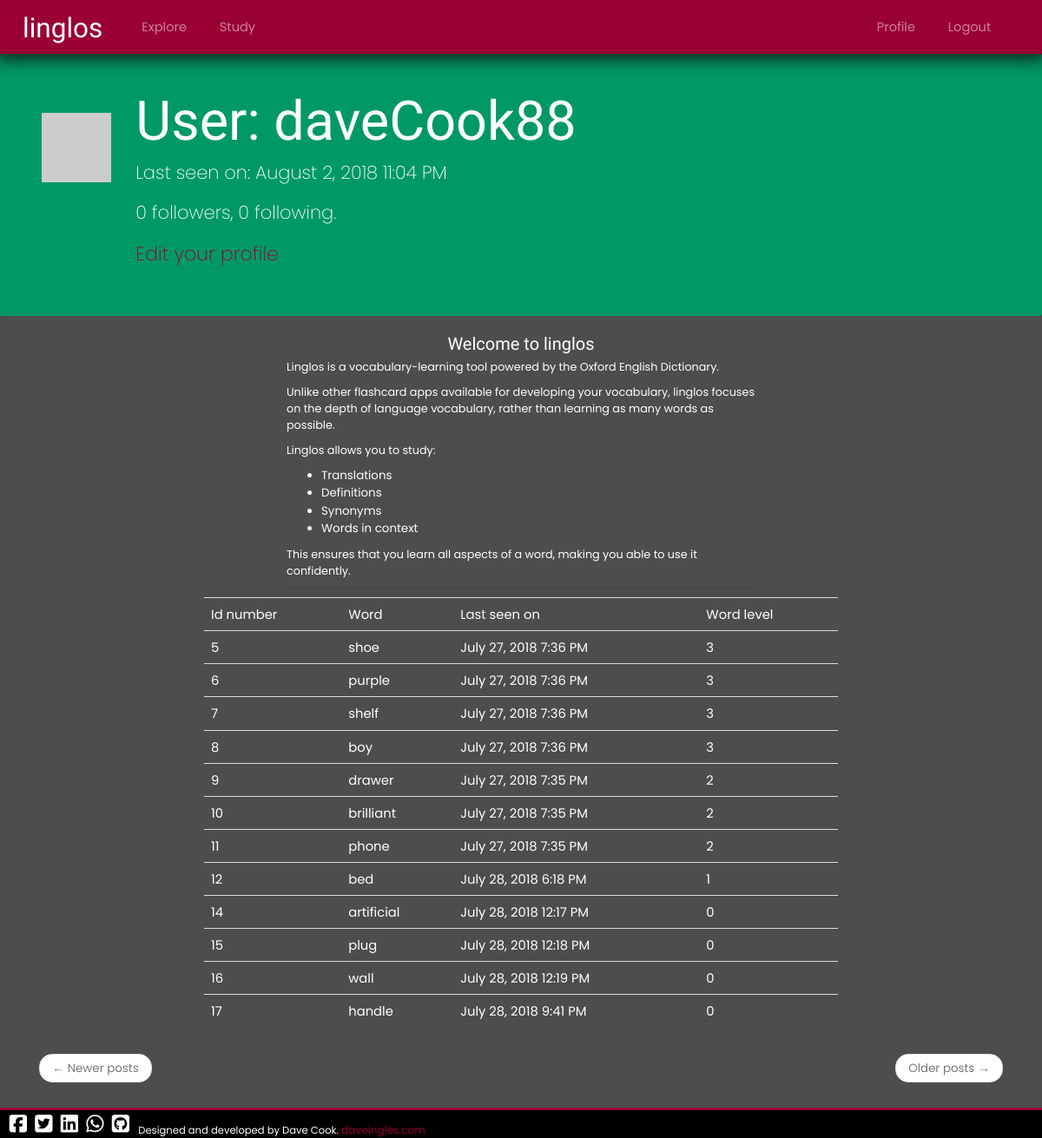
Page /user/daveCook88 (signed in) on the committed database.
### app/models.py (models this page shows, shortened)
class User(UserMixin, db.Model):
	id = db.Column(db.Integer, primary_key=True)
	username = db.Column(db.String(64), index=True, unique=True)
	email = db.Column(db.String(120), index=True, unique=True)
	password_hash = db.Column(db.String(128))
	posts = db.relationship('Post', backref='author', lazy='dynamic')
	about_me = db.Column(db.String(140))
	last_seen = db.Column(db.DateTime, default=datetime.utcnow)
	followed = db.relationship(
		'User', secondary=followers,
		primaryjoin=(followers.c.follower_id == id),
		secondaryjoin=(followers.c.followed_id == id),
		backref=db.backref('followers', lazy='dynamic'), lazy='dynamic'
	)
	points = db.Column(db.Integer)
	native_language = db.Column(db.String(2))
	target_language = db.Column(db.String(2))
	calls_this_month = db.Column(db.Integer, default=0)
	max_calls_per_month = db.Column(db.Integer, default=50)
	last_call = db.Column(db.DateTime)
	studied_this_session = []
	def get_wordlist(self):
		l = (db.session.query(
			Word.id,Word.body,UserWordList.last_seen,UserWordList.level)
			.join(UserWordList, Word.id == UserWordList.word_id)
			.filter(UserWordList.user_id == self.id))
		return l
	def avatar(self,size):
		digest = md5(self.email.lower().encode('utf-8')).hexdigest()
		return 'https://www.gravatar.com/avatar/{}?d=identicon&s={}'.format(digest, size)

class UserWordList(db.Model):
	id = db.Column(db.Integer, primary_key=True)
	user_id = db.Column(db.Integer, db.ForeignKey('user.id'))
	word_id = db.Column(db.Integer, db.ForeignKey('word.id'))
	last_seen = db.Column(db.DateTime, index=True, default=datetime.utcnow)
	level = db.Column(db.Integer, default=0)
	__table_args__ = (UniqueConstraint('user_id', 'word_id', name='_user_word_uc'),
                     )
	last_exercise = db.Column(db.String(10))
	user_translations = db.Column(db.String(200	))

class Word(db.Model):
	id = db.Column(db.Integer, primary_key=True)
	body = db.Column(db.String(25))
	word_type = db.Column(db.String(15))
	definitions = db.relationship('Definitions', backref='word', lazy='dynamic')
	sentences = db.relationship('Sentences', backref='word', lazy='dynamic')
	synonyms = db.relationship('Synonyms', backref='word', lazy='dynamic')
	translations = db.relationship('Translations', backref='word', lazy='dynamic')
	language_pair = db.Column(db.String(4))

### app/routes.py (the view)
@app.route('/user/<username>')
@login_required
def user(username):
	user = User.query.filter_by(username=username).first_or_404()
	page = request.args.get('page',1,type=int)
	posts = current_user.get_wordlist().all()
	return render_template('user.html', user=user, posts=posts)

### app/models.py (called while the page is built)
@login.user_loader
def load_user(id):
	return User.query.get(int(id))

### app/routes.py (called while the page is built)
@app.before_request
def before_request():
	if current_user.is_authenticated:
		current_user.last_seen = datetime.utcnow()
		db.session.commit()

### app/templates/user.html (shortened to what this page needs)
{% extends "base.html" %} {% block styles %} {{super()}}
<link rel="stylesheet" href="{{ url_for('static', filename='user.css') }}"> {% endblock %} {% block app_content %}
<div class="jumbotron">
	<table>
		<tr valign="top">
			<td><img src="{{ user.avatar(128) }}"></td>
			<td>
				<h1>User: {{ user.username }}</h1>  {% if user.last_seen %}
				<p>Last seen on: {{ moment(user.last_seen).format('LLL') }}</p>{% endif %}
				<p>{{ user.followers.count() }} followers, {{ user.followed.count() }} following.</p>
				{% if user == current_user %}
				<p><a href="{{ url_for('edit_profile') }}">Edit your profile</a></p>
				{% elif not current_user.is_following(user) %}
				<p><a href="{{ url_for('follow', username=user.username) }}">Follow</a></p>
				{% else %}
				<p><a href="{{ url_for('unfollow', username=user.username) }}">Unfollow</a></p>
				{% endif %}
			</td>
		</tr>
	</table>
</div>
<div class="container">
	<div class="row">
		<div class="col-sm-1 col-md-3"></div>
		<div class="col-sm-10 col-md-6 welcome">
			<h2 class="text-center">Welcome to linglos</h2>
			<p>Linglos is a vocabulary-learning tool powered by the Oxford English Dictionary.</p>
			<p>Unlike other flashcard apps available for developing your vocabulary, linglos focuses on the depth of language vocabulary, rather than learning as many words as possible.</p>
			<p>Linglos allows you to study:</p>
			<ul>
				<li>Translations</li>
				<li>Definitions</li>
				<li>Synonyms</li>
				<li>Words in context</li>
			</ul>
			<p>This ensures that you learn all aspects of a word, making you able to use it confidently.</p>
			<hr>
		</div>
		<div class="col-sm-1 col-md-3"></div>
	</div>
	<div class="row">
		<div class="col-sm-1 col-md-2"></div>
		<div class="col-sm-10 col-md-8">
			<table class="table table-hover">
				<tr valign="top" class="top-row">
					<td>
						Id number
					</td>
					<td>
						Word
					</td>
					<td>
						Last seen on
					</td>
					<td>
						Word level
					</td>
				</tr>
				{% for post in posts %} {% include '_post.html' %} {% endfor %}
			</table>
		</div>
		<div class="col-sm-1 col-md-2"></div>
	</div>
	<nav aria-label="...">
		<ul class="pager">
			<li class="previous{% if not prev_url %} disabled{% endif %}">
				<a href="{{ prev_url or '#' }}">
									<span aria-hidden="true">&larr;</span> Newer posts
							</a>
			</li>
			<li class="next{% if not next_url %} disabled{% endif %}">
				<a href="{{ next_url or '#' }}">
									Older posts <span aria-hidden="true">&rarr;</span>
							</a>
			</li>
		</ul>
	</nav>
</div>
</div>
{% endblock %}

### app/templates/_post.html
        <tr valign="top" id="{{post[0]}}" class="click-word">
            <td>
							{{ post[0] }}
						</td>
						<td>
							{{ post[1] }}
						</td>
						<td>
							{{ moment(post[2]).format('LLL') }}
						</td>
						<td>
							{{ post[3] }}
						</td>
        </tr>

### app/static/main.css (style rules this page uses)
* { font-family: 'Poppins', sans-serif; font-size:1.05em; }
body { background-color:#4d4d4d; color:#fff; }
h1, h2, h3 { font-family: 'Righteous', cursive; }
a { color:#990033; }
a::after { color:#009966; }
.container { margin-bottom:4em; }
.jumbotron { background-color: #009966; color: #fff; }

### app/static/user.css (style rules this page uses)
img { margin:2em; }

### rows in the picture
User: username "daveCook88", last_seen "August 2, 2018 11:04 PM"
UserWordList: post "5", body "shoe", moment "July 27, 2018 7:36 PM", level "3"
UserWordList: post "6", body "purple", moment "July 27, 2018 7:36 PM", level "3"
UserWordList: post "7", body "shelf", moment "July 27, 2018 7:36 PM", level "3"
UserWordList: post "8", body "boy", moment "July 27, 2018 7:36 PM", level "3"
UserWordList: post "9", body "drawer", moment "July 27, 2018 7:35 PM", level "2"
UserWordList: post "10", body "brilliant", moment "July 27, 2018 7:35 PM", level "2"
UserWordList: post "11", body "phone", moment "July 27, 2018 7:35 PM", level "2"
UserWordList: post "12", body "bed", moment "July 28, 2018 6:18 PM", level "1"
UserWordList: post "14", body "artificial", moment "July 28, 2018 12:17 PM", level "0"
UserWordList: post "15", body "plug", moment "July 28, 2018 12:18 PM", level "0"
UserWordList: post "16", body "wall", moment "July 28, 2018 12:19 PM", level "0"
UserWordList: post "17", body "handle", moment "July 28, 2018 9:41 PM", level "0"

### other values in the picture
{{ user.followers.count() }} "0"
{{ user.followed.count() }} "0"
